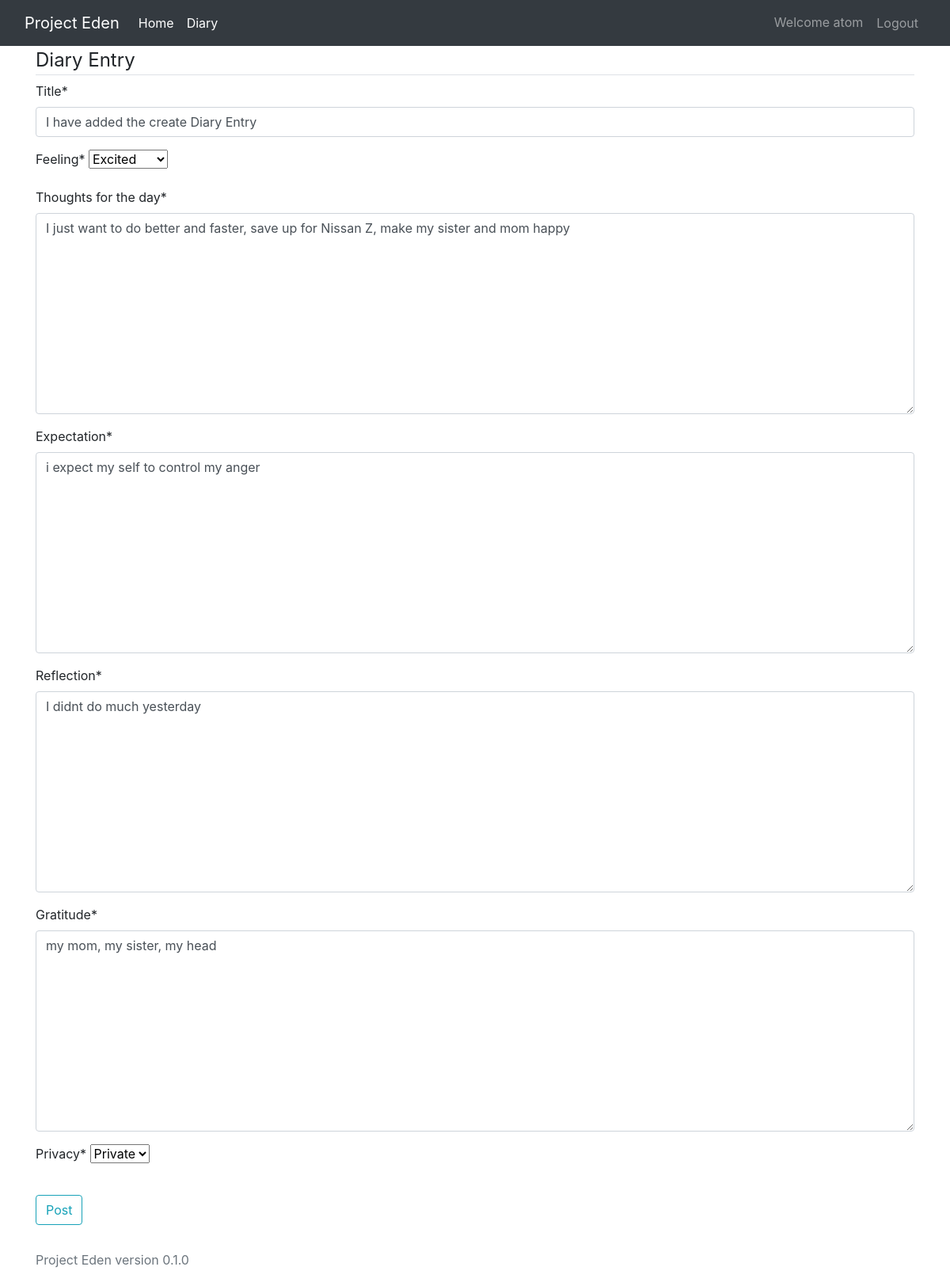
/diary/3/update (signed in), run on the app's committed database.
### Haven/models.py (models this page shows, shortened)
class Diary(models.Model):
    Feelings_CHOICES = [
        ('anger', "Anger"),
        ('frustrated', "Frustrated"),
        ('happy', "Happy"),
        ('calm', "Calm"),
        ('numb', "Numb"),
        ('sad', "Sad"),
        ('excited', "Excited")
    ]
    Privacy_Choise = [
        ('public', "Public"),
        ('private', 'Private')
    ]
    user = models.ForeignKey(User, on_delete=models.CASCADE)
    title = models.CharField(max_length=200)
    thoughts_for_the_day = models.TextField()
    expectation = models.TextField()
    reflection = models.TextField()
    feeling = models.CharField(max_length=10, choices=Feelings_CHOICES)
    privacy = models.CharField(max_length=10, choices=Privacy_Choise, default='Private')
    gratitude = models.TextField()
    created_at = models.DateTimeField(auto_now_add=True)

### Haven/views.py (the view)
# urls.py: path('diary/<int:pk>/update', views.DiaryUpdateView.as_view(), name='diary_update'),
@method_decorator(login_required, name='dispatch')
class DiaryUpdateView(LoginRequiredMixin, UpdateView):
    model = Diary
    template_name = "diary_form.html"
    fields = ['title', 'feeling', 'thoughts_for_the_day', 'expectation', 'reflection', 'gratitude', 'privacy']
    def dispatch(self, request, *args, **kwargs):
        diary = self.get_object()
        if diary.user != request.user:
            return redirect('diary_list')  # Redirect to diary list page if user is not the author
        return super().dispatch(request, *args, **kwargs)

### Haven/templates/diary_form.html (shortened to what this page needs)
{% extends "base.html" %}
{% load crispy_forms_tags %}
{% block content %}
<div class="content-section">
    <form method="POST">
        <fieldset class="form-group">
            <legend class="border-bottom mb4">Diary Entry</legend>
            {{ form|crispy }}
        </fieldset>
        <div class="form-group">
            <button class="btn btn-outline-info" type="submit">Post </button>
        </div>
    </form>
</div>
{% endblock content %}

### Haven/templates/base.html (shortened to what this page needs)
{% load static %}
<!doctype html>
<html lang="en">
  <head>
    <link rel="stylesheet" href="https://cdn.jsdelivr.net/npm/bootstrap@4.0.0/dist/css/bootstrap.min.css">
  </head>
  <body>
    <header>
        <nav class="navbar navbar-expand-lg navbar-dark bg-dark">
            <div class="container-fluid">
                <a class="navbar-brand" href="#">Project Eden</a>
                <div class="collapse navbar-collapse" id="navbarNav">
                  <ul class="navbar-nav">
                    <li class="nav-item">
                      <a class="nav-link active" aria-current="page" href="{% url 'home'%}">Home</a>
                    </li>
                    {% if user.is_authenticated %}
                    <li class="nav-item">
                        <a class="nav-link active" aria-current="page" href="{% url 'diary_list'%}">Diary</a>
                    </li>
                    {% endif %}
                    <ul>
                    </div>
                    <div class="navbar-nav">
                        {% if user.is_authenticated %}
                            <a class="nav-item nav-link" href="">Welcome {{user.username}}</a>
                        <form action="{% url 'logout' %}" method="post" class="nav-item">
                            <button type="submit" class="btn btn-link nav-link">Logout</button>
                        </form>
                        {% else %}
                            <a class="nav-item nav-link" href="{% url 'login'%}">Login</a>
                            <a class="nav-item nav-link" href="{% url 'register'%}">Register</a>
                        {% endif %}
                    </div>
                </div>
        </nav>
    </header>
    <div class="container">
        {% block content %} {% endblock content %}
    </div>
    <footer class="footer mt-auto py-3">
        <div class="container">
          <span class="text-muted">Project Eden version 0.1.0</span>
        </div>
      </footer>
  </body>
</html>

### data on the page
Diary: title "I have added the create Diary Entry", feeling "Excited", thoughts_for_the_day "I just want to do better and faster, save up for Nissan Z, make my sister and mom happy", expectation "i expect my self to control my anger", reflection "I didnt do much yesterday", gratitude "my mom, my sister, my head", privacy "Private"

### other printed values
{{ user.username }} "atom"
